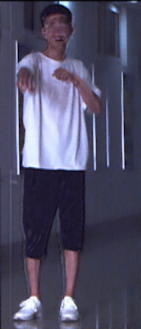
#> input picture DMPNRMNet/image_out/135.bmp, 141 x 329 px, found by its file name; its folder holds only this picture in this run
$ python rmse.py   (older library calls are emulated)
#> lines starting #> are read from the running program, lines starting #| are printed output that depends on the picture
import os

import cv2
import numpy as np
import math

import skimage.measure


path = r'D:\DMPNRMNet\image_out'
path1 = r'D:\DMPNRMNet\data\train\GT'

filelist = os.listdir(path)
sfs = 0
for file in filelist:
    img = cv2.imread(os.path.join(path,file),0)
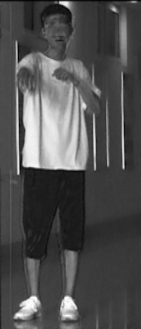
#> img: shape (329, 141); min 2, max 254, mean 79.7
    img_fu = cv2.imread(os.path.join(path1,file),0)

    ssim = skimage.measure.compare_ssim(img, img_fu, data_range=255)
#> ssim = 1
    print("ssim",ssim)
#| ssim 1.0

    psnr = skimage.measure.compare_psnr(img, img_fu, data_range=255)
#> psnr = inf
    print("psnr",psnr)
#| psnr inf

    mse = skimage.measure.compare_mse(img, img_fu)
#> mse = 0
    print("mse",mse)
#| mse 0.0

    rmse = math.sqrt(mse)
#> rmse = 0
    print("rmse",rmse)
#| rmse 0.0

#> (the run stopped early here; a loop or call above may not have finished)

$ run again, on DMPNRMNet/image_out/89.bmp
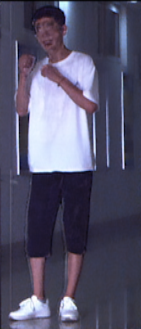
#> input picture DMPNRMNet/image_out/89.bmp, 141 x 329 px, found by its file name
#> `img = cv2.imread(os.path.join(path,file),0)`:
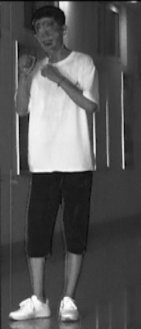
#> img: shape (329, 141); min 3, max 254, mean 85.9
#> ssim = 1
#| ssim 1.0
#> psnr = inf
#| psnr inf
#> mse = 0
#| mse 0.0
#| rmse 0.0
